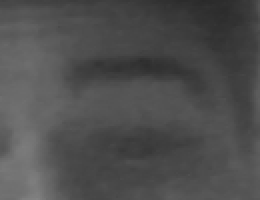
#> input picture learining/projects and apps/face-detection/datasets/MY_FACE/16.png, 130 x 100 px, found by its file name (shown 2 times larger)
$ jupyter execute --allow-errors segmet_chars.ipynb
#> lines starting #> are read from the running program, lines starting #| are printed output that depends on the picture; after the words box and inside, x2 and y2 are one past the last pixel; in counts of white or black regions, pixels touching at a corner belong together
[cell 1]
import cv2
from skimage.filters import threshold_local
import imutils
from skimage import measure
import numpy as np
import matplotlib.pyplot as plt

[cell 2]
plate_path = "plates_images/data/16.png"
fixed_width = 400
image = cv2.imread(plate_path)
#> image is the input picture: shape (100, 130, 3); min 41, max 131, mean 78.3

[cell 3]
cv2.imshow("plate 1",image)
cv2.waitKey(0)
cv2.destroyAllWindows()
fixed_width=400

[cell 4]
def sort_cont(character_contours):
    """
    To sort contours from left to right
    """
    i = 0
    boundingBoxes = [cv2.boundingRect(c) for c in character_contours]
    (character_contours, boundingBoxes) = zip(*sorted(zip(character_contours, boundingBoxes),
                                                      key=lambda b: b[1][i], reverse=False))
    return character_contours

[cell 5]
def segment_chars(plate_img, fixed_width):
    """
        ******************
    """
#> called with fixed_width = 400
    V = cv2.split(cv2.cvtColor(plate_img, cv2.COLOR_BGR2HSV))[2]

    T = threshold_local(V, 29, offset=15, method='gaussian')
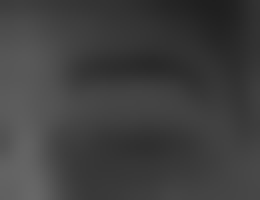
#> T: shape (100, 130) float64 (shown 2 times larger); min 30.95, max 103.6, mean 63.3

    thresh = (V > T).astype('uint8') * 255
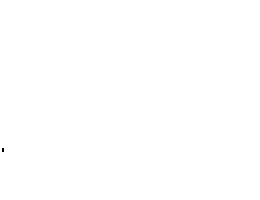
#> thresh: shape (100, 130) (shown 2 times larger); 100% white; black in thin lines or dots, all inside (x1, y1, x2, y2) = (1, 74, 2, 76)

    thresh = cv2.bitwise_not(thresh)

    # resize the license plate region to a canoncial size
    plate_img = imutils.resize(plate_img, width=fixed_width)
    thresh = imutils.resize(thresh, width=fixed_width)
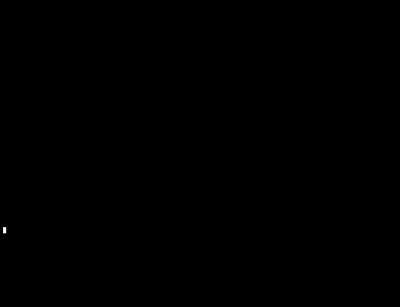
#> thresh: shape (307, 400); min 0, max 255, mean 0
    bgr_thresh = cv2.cvtColor(thresh, cv2.COLOR_GRAY2BGR)

    # perform a connected components analysis and initialize the mask to store the locations
    # of the character candidates
    labels = measure.label(thresh, 8, 0)
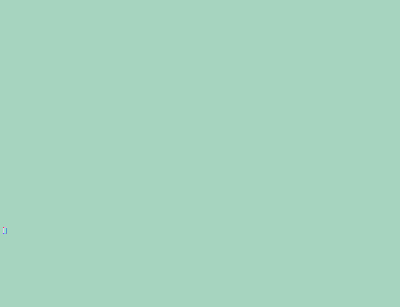
#> labels: shape (307, 400) int64; 10 distinct labels, from 1 to 10; one colour per label, 0 black

    charCandidates = np.zeros(thresh.shape, dtype='uint8')

    # loop over the unique components
    characters = []
    for label in np.unique(labels):
        # if this is the background label, ignore it
        if label == 0:
            continue
        # otherwise, construct the label mask to display only connected components for the
        # current label, then find contours in the label mask
        labelMask = np.zeros(thresh.shape, dtype='uint8')
        labelMask[labels == label] = 255

        cnts = cv2.findContours(
            labelMask, cv2.RETR_EXTERNAL, cv2.CHAIN_APPROX_SIMPLE)
        cnts = cnts[0]

        # ensure at least one contour was found in the mask
        if len(cnts) > 0:

            # grab the largest contour which corresponds to the component in the mask, then
            # grab the bounding box for the contour
            c = max(cnts, key=cv2.contourArea)
            # c = max([area for area in cv2.contourArea(cnts) if cnts !=0 ])
            (boxX, boxY, boxW, boxH) = cv2.boundingRect(c)

            # compute the aspect ratio, solodity, and height ration for the component
            aspectRatio = boxW / float(boxH)
            solidity = cv2.contourArea(c) / float(boxW * boxH)
            heightRatio = boxH / float(plate_img.shape[0])

            # determine if the aspect ratio, solidity, and height of the contour pass
            # the rules tests
            keepAspectRatio = aspectRatio < 1.0
            keepSolidity = solidity > 0.15
            keepHeight = heightRatio > 0.5 and heightRatio < 0.95

            # check to see if the component passes all the tests
            if keepAspectRatio and keepSolidity and keepHeight and boxW > 14:
                # compute the convex hull of the contour and draw it on the character
                # candidates mask
                hull = cv2.convexHull(c)

                cv2.drawContours(charCandidates, [hull], -1, 255, -1)
#> this loop made 10 passes
#> (c, boxX, boxY, boxW, boxH, aspectRatio, solidity, heightRatio) on passes 1, 3, 5, 6, 7, 9: ([[0, 0], [0, 306], [399, 306], [399, 0]], 0, 0, 400, 307, 1.3, 0.994, 1), ([[4, 227], [5, 227]], 4, 227, 2, 1, 2, 0, 0.00326), ([[3, 228], [3, 232]], 3, 228, 1, 5, 0.2, 0, 0.0163), ([[4, 228], [4, 232], [5, 232], [5, 228]], 4, 228, 2, 5, 0.4, 0.4, 0.0163), ([[6, 228], [6, 232]], 6, 228, 1, 5, 0.2, 0, 0.0163), ([[4, 233], [5, 233]], 4, 233, 2, 1, 2, 0, 0.00326)
#> (boxX, boxY, boxW, boxH, aspectRatio, solidity, heightRatio, keepAspectRatio) on passes 2, 4, 8, 10: (3, 227, 1, 1, 1, 0, 0.00326, False), (6, 227, 1, 1, 1, 0, 0.00326, False), (3, 233, 1, 1, 1, 0, 0.00326, False), (6, 233, 1, 1, 1, 0, 0.00326, False)
#> charCandidates: shape (307, 400); every value is 0
#> labelMask: shape (307, 400); 0% white in thin lines or dots, all inside (x1, y1, x2, y2) = (6, 233, 7, 234)

    contours, hier = cv2.findContours(
        charCandidates, cv2.RETR_EXTERNAL, cv2.CHAIN_APPROX_SIMPLE)
#> contours = []
    if contours:
        contours = sort_cont(contours)
        addPixel = 4  # value to be added to each dimension of the character
        for c in contours:
            (x, y, w, h) = cv2.boundingRect(c)
            if y > addPixel:
                y = y - addPixel
            else:
                y = 0
            if x > addPixel:
                x = x - addPixel
            else:
                x = 0
            temp = bgr_thresh[y:y + h +
                              (addPixel * 2), x:x + w + (addPixel * 2)]

            characters.append(temp)
        return characters
    else:
        return None

$ run again, with learining/projects and apps/face-detection/datasets/MY_FACE/10.png copied over learining/projects and apps/face-detection/datasets/MY_FACE/16.png
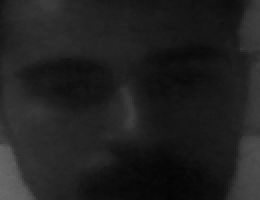
#> input picture learining/projects and apps/face-detection/datasets/MY_FACE/10.png, 130 x 100 px, found by its file name (shown 2 times larger)
#> image is the input picture: shape (100, 130, 3); min 4, max 104, mean 31.8
#> in segment_chars, `T = threshold_local(V, 29, offset=15, method='gaussian')`:
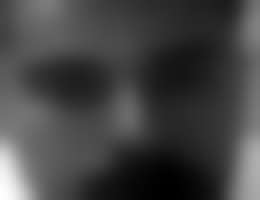
#> T: shape (100, 130) float64 (shown 2 times larger); min -7.75, max 83.85, mean 16.8; drawn with min black and max white
#> labels: shape (307, 400) int64; 47 distinct labels, from 1 to 47
#> the loop in segment_chars, `for label in np.unique(labels):` made 47 passes
#> (c, boxX, boxY, boxW, boxH, aspectRatio, solidity, heightRatio) on passes 1, 3, 5, 6, 7: ([[0, 0], [0, 306], [399, 306], [399, 0]], 0, 0, 400, 307, 1.3, 0.994, 1), ([[25, 236], [29, 236]], 25, 236, 5, 1, 5, 0, 0.00326), ([[24, 237], [24, 238]], 24, 237, 1, 2, 0.5, 0, 0.00651), ([[25, 237], [25, 238], [29, 238], [29, 237]], 25, 237, 5, 2, 2.5, 0.4, 0.00651), ([[30, 237], [30, 238]], 30, 237, 1, 2, 0.5, 0, 0.00651)
#> contours = []
